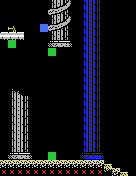

The image is a tile-based game level rendered from a .tmx file. Its description and complete source (layers, tilesets, objects, tile grids) follow:
An orthogonal 17x22 tile map with 8x8 px tiles, 1 tile layer (Tile Layer 1).

<map version="1.2" tiledversion="1.3.2" orientation="orthogonal" renderorder="right-down" compressionlevel="0" width="17" height="22" tilewidth="8" tileheight="8" infinite="0" nextlayerid="2" nextobjectid="1">
 <tileset firstgid="1" name="temple-tiles" tilewidth="8" tileheight="8" tilecount="256" columns="16">
  <image source="temple-tiles.png" width="128" height="128" />
 </tileset>
 <layer id="1" name="Tile Layer 1" width="17" height="22">
  <data encoding="csv">
1,1,1,1,1,1,8,33,34,1,24,25,26,1,1,1,1,
1,1,1,1,1,1,35,36,37,1,24,25,26,1,1,1,1,
1,1,1,1,1,1,8,33,34,1,24,25,26,1,1,1,1,
1,241,1,1,1,255,35,36,37,1,24,25,26,1,1,1,1,
16,16,16,1,1,1,8,9,10,1,24,25,26,1,1,1,1,
1,256,1,1,1,1,5,6,7,1,24,25,26,1,1,1,1,
1,1,1,1,1,1,256,1,1,1,24,25,26,1,1,1,1,
1,1,1,1,1,1,1,1,1,1,24,25,26,1,1,1,1,
1,1,1,1,1,1,1,1,1,1,24,25,26,1,1,1,1,
1,1,1,1,1,1,1,1,1,1,24,25,26,1,1,1,1,
1,1,1,1,1,1,1,1,1,1,24,25,26,1,1,1,1,
1,14,15,1,1,1,1,1,1,1,24,25,26,1,1,1,1,
1,8,9,10,1,1,1,1,1,1,24,25,26,1,1,1,1,
1,8,9,10,1,1,1,1,1,1,24,25,26,1,1,1,1,
1,8,9,10,1,1,1,1,1,1,24,25,26,1,1,1,1,
1,8,9,10,1,1,1,1,1,1,24,25,26,1,1,1,1,
1,8,9,10,1,1,1,1,1,1,24,25,26,1,1,1,1,
1,8,9,10,1,1,1,1,1,1,24,25,26,1,1,1,1,
1,8,9,10,1,1,1,1,1,1,24,25,26,1,1,1,1,
1,5,6,7,1,1,256,1,1,1,21,22,23,1,1,1,1,
3,3,3,3,3,3,3,3,3,3,3,3,3,2,1,1,1,
253,253,253,253,253,253,253,253,253,253,253,253,253,4,3,2,1
</data>
 </layer>
</map>
